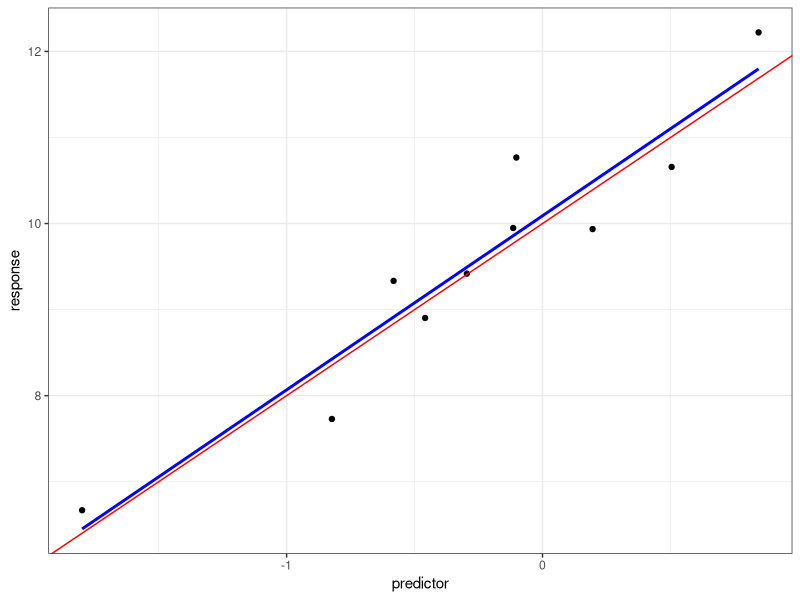
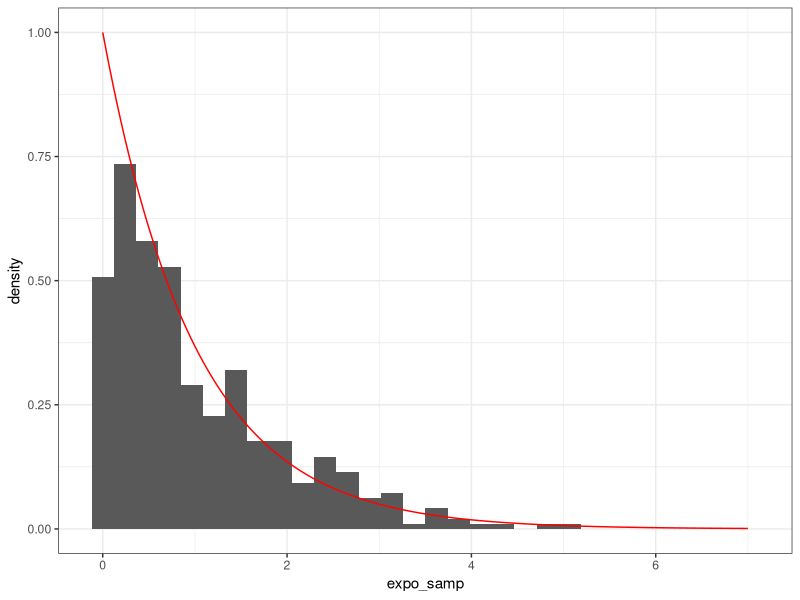
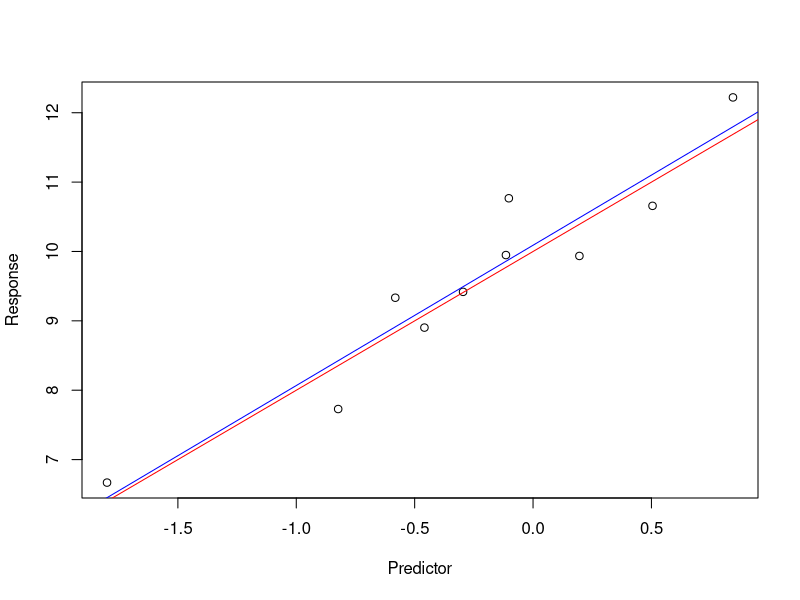
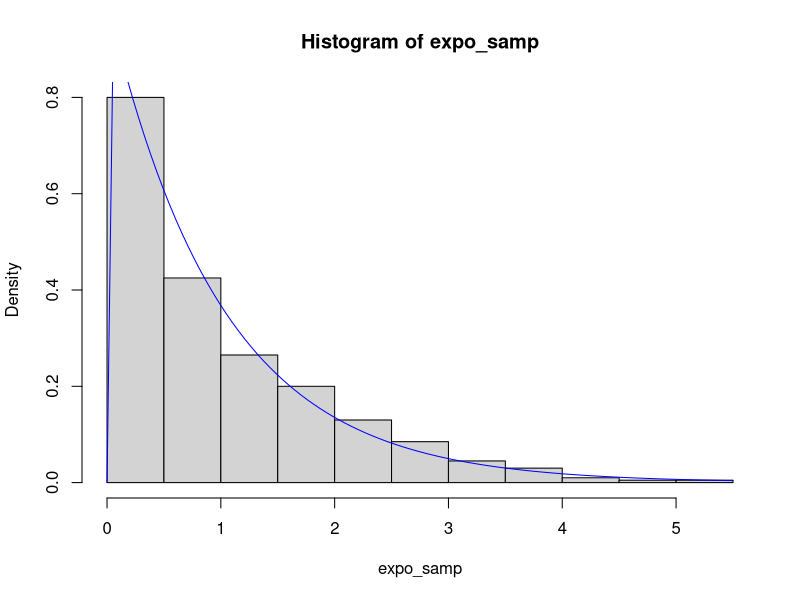

Recreate these plots in R, in order.
## ---- chunk 1
knitr::opts_chunk$set(echo = TRUE)
## ---- chunk 2
# Demonstration of arithmetic
# This equals 111
11 + 4 * 5 ^ 2
# Modulo (remainder) in R
139560 %% 2021
## ---- chunk 3
# Create a numeric variable approximately equal to sqrt(2)
x <- 1.41421
# This is equivalent to 1.41421 -> x
class(x)
## ---- chunk 4
x <- c("hydrogen", 1, 1.01, "gas")
x[1]

# Notice that 1, 1.001, and x are coerced to "character"
class(x)
class(x[2])

# Modify components
x[3] <- 1.008
x

# Delete components
x <- x[-4]
x
## ---- chunk 5
names(x) <- c("name", "number", "mass")
x["number"]
## ---- chunk 6
# Arithmetic of vectors of the same length
c(50, 51, 61) + c(110, 111, 139)

# Arithmetic with vectors of differing lengths
# Shortest vector is recycled (warning if not whole multiple)
c(121, 124) + c(110, 111, 139)
c(121, 124) + c(104, 110, 111, 139)

# Arithmetic with constants
2 * c(110, 111, 139)
c(1, 2, 3) * c(110, 111, 139)
100 + c(10, 11, 39)

## ---- chunk 7
# Instead of using names(), you can create lists with components already named
# The same applies for vectors
x <- list(
  name = "hydrogen", 
  number = 1, 
  mass = 1.001
)
x[[1]]
x[["number"]]
# Here, 1 is not coerced to a character
class(x[["number"]])
## ---- chunk 8
X <- matrix(c(1, 1, 0, 1, 1, 1, 1, 3, 9), nrow = 3, byrow = T)
X
## ---- chunk 9
# Get a row of the matrix
X[1, ]

# Get a column of the matrix
X[, 1]

# Get the dimensions of X (row, col)
dim(X)

# Create the transpose of X
Xt <- t(X)

# Matrix multiplication
XtX <- Xt %*% X

# Find the inverse of a matrix
XtX_inverse <- solve(XtX)

# Sanity check (notice zero can sometimes be a very small number)
XtX %*% XtX_inverse
## ---- chunk 10
Y <- data.frame(X)
names(Y) <- c("Q", "W", "E")
Y
X

Y <- data.frame(
  Q = c(1, 1, 1), 
  W = c(1, 1, 3), 
  E = c(0, 1, 9)
)
Y
## ---- chunk 11
# The following commands return the same element: the first column of Y
Y[["Q"]]
Y[[1]]
Y$Q
Y[, "Q"]

# Rows can also be named and indexed that way
# Rows cannot use dollar sign notation or double brackets
# The following all return the first row of Y
rownames(Y) <- c("A", "S", "D")
Y["A", ]
Y[1, ]

# The following both return the middle element of Y
Y[2, 2]
Y["S", "W"]

# Either of the following would add the the column `R`
# This is added to the end of the data frame
Y[, 4] <- c("Joe", "Joe and Neil", "Kevin")
names(Y)[4] <- "R"

Y$R <- c("Joe", "Joe and Neil", "Kevin")

# Remove the column
Y <- Y[, -4]
## ---- chunk 12
# We want rows of the data frame where the second element is 1
Y[Y$W == 1, ]
## ---- chunk 13
head(iris, 3)
## ---- chunk 14
library(dplyr)
iris %>%
  group_by(Species) %>%
  summarize(petal_width_avg = mean(Petal.Width), .groups = "drop") %>%
  top_n(1, petal_width_avg) %>%
  .$Species
## ---- chunk 15
my_vector <- c(110, 111, 139) # Numbers 1 through 10
for (i in my_vector) {
  print(i %% 17)
}
## ---- chunk 16
my_vector %% 17
## ---- chunk 17
result <- replicate(100, rexp(10, 1), simplify = F)
result
## ---- chunk 18
# We can set default values to arguments in functions, like na.rm here
max_magnitude <- function(vec, na.rm = T) {
  max(abs(vec), na.rm = na.rm)
}
max_magnitude(c(NA, -50, 51, -61, 121, -124))
## ---- chunk 19
for (i in 1:5) {
  if (i %% 2) {
    message(i, " is odd")
  } else {
    message(i, " is even")
  }
}
## ---- chunk 20
# install ggplot2 if you haven't already
# install.packages(ggplot2)
library(ggplot2)

# Let's generate some example data
predictor <- rnorm(10)
response <- 10 + 2*predictor + rnorm(10, 0, .5)
# Create a data frame of data
df <- data.frame(predictor, response)

ggplot(data = df, aes(x = predictor, y = response)) + 
  geom_point() + # create points with x and y 
  # create blue linear regression line
  geom_smooth(method = "lm", se = F, color = "blue") + 
  # create red true regression line
  geom_abline(slope = 2, intercept = 10, color = "red") + 
  # make it pretty (optional)
  theme_bw()
## ---- chunk 21
# Generate samples of data
expo_samp <- rexp(400, 1)
expo_samp_df <- data.frame(expo_samp)

# Generate known PDF
x <- seq(0, 7, by = 0.01)
expo_pdf <- dexp(x, 1)
expo_df <- data.frame(x, expo_pdf)


ggplot(data = expo_samp_df, aes(x = expo_samp)) + 
  # An ordinary histogram would not have the additional aes() arg
  geom_histogram(aes(y =..density..)) + 
  # Add a line for the PDF (use different data)
  geom_line(data = expo_df, aes(x = x, y = expo_pdf), color = "red") + 
  theme_bw()
## ---- chunk 22
# Make a scatter plot with the same data
plot(predictor, response, xlab = "Predictor", ylab = "Response")
# Add calculated linear regression line
abline(lm(response ~ predictor), col = "blue")
# Add true regression line
abline(10, 2, col = "red")

# Make a histogram with the same data
# To make a normal histogram, set freq = T
hist(expo_samp, freq = F)
curve(dexp(x, 1), col = "blue", add = T) 
## ---- chunk 23
# Check the R Markdown source to see how this is done!
